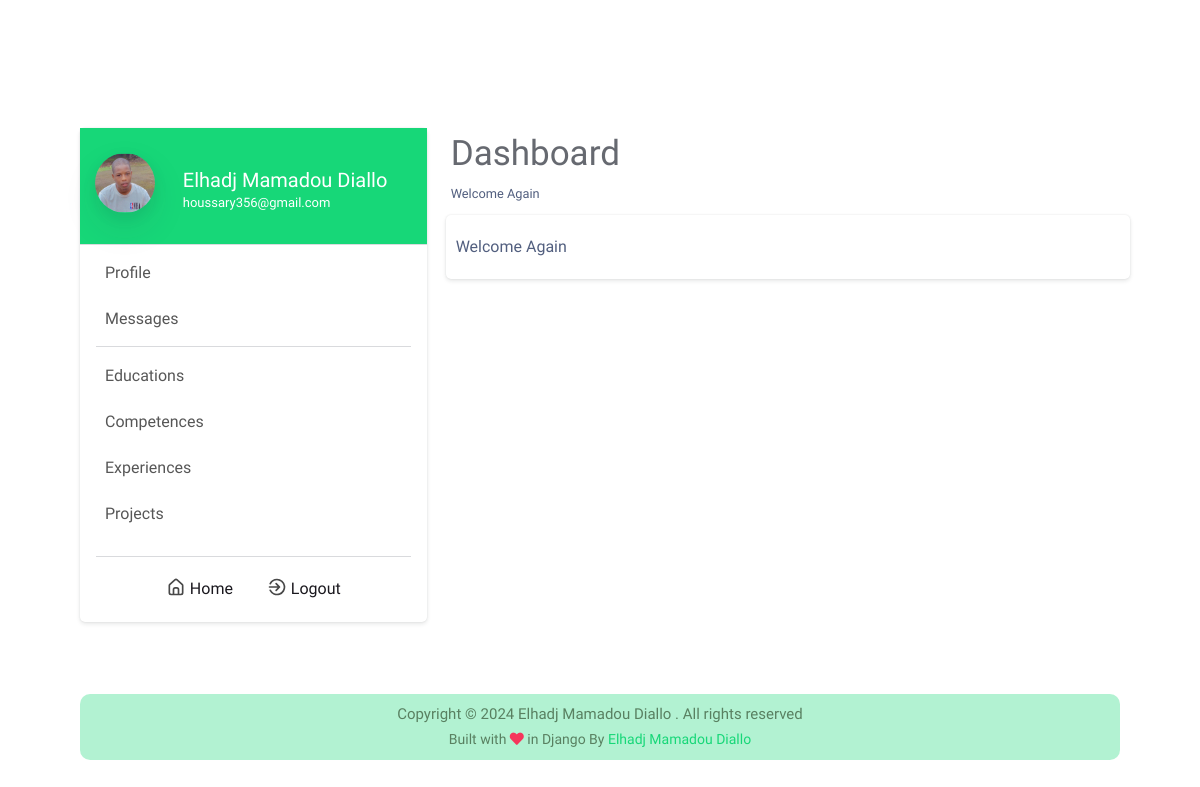
The page /dashboard/ (signed in) on the database its author committed.
### info/models.py (models this page shows, shortened)
class Information(models.Model):
    name_complete = models.CharField(max_length=50, blank=True, null=True)
    avatar = models.ImageField(upload_to="avatar/", blank=True, null=True)
    mini_about = models.TextField(blank=True, null=True)
    about = models.TextField(blank=True, null=True)
    born_date = models.DateField(blank=True, null=True)
    address = models.CharField(max_length=100, blank=True, null=True)
    phone = models.CharField(max_length=20, blank=True, null=True)
    email = models.EmailField(max_length=255, blank=True, null=True)
    cv = models.FileField(upload_to='cv', blank=True, null=True)
    github = models.URLField(blank=True, null=True)
    linkedin = models.URLField(blank=True, null=True)
    facebook = models.URLField(blank=True, null=True)
    twitter = models.URLField(blank=True, null=True)
    instagram = models.URLField(blank=True, null=True)

### dashboard/views.py (the view)
# urls.py: path('', dashboard, name='dashboard'),
@login_required()
def dashboard(request):
    template_name = 'dashboard.html'
    profile = Information.objects.first()
    return render(request, template_name, {'profile':profile, 'dashboard': True})

### dashboard/templates/dashboard.html (shortened to what this page needs)
{% extends 'base.html' %}
{% load static %}
{% block style %}
    <link type="text/css" href="{% static 'dashboard.css' %}" rel="stylesheet">
{% endblock style %}
{% block body %}
<div class="container mt-lg-8">
    <div class="row">
        <div class="col-lg-4 sidebar p-0">
            <a href="{% url 'dashboard:dashboard' %}">
                <div class="row info {% if dashboard %}dashboard-active {% else %}info-unactive{% endif %}">
                    <div class="col-2 pic">
                        <div class="profile-pic shadow" style="background-image: url('{% if profile.avatar %}{{profile.avatar.url}}{% else %}{% static 'img/default-avatar.svg' %}{% endif %}')">
                        </div>
                    </div>
                    <div class="col-10 name">
                        <h5 class="full-name">{{profile.name_complete}}</h5>
                        <p class="email">{{profile.email}}</p>
                    </div>
                </div>
            <a/>
            <hr class="m-0 mb-1">
            <ul class="sidebar-list">
                <a href="{% url 'dashboard:profile' %}">
                    <li class="{% if profile_active %}link-active{% endif %}">
                        <i class="uil uil-user dashboard-icon"></i>
                        Profile
                    </li>
                </a>
                <a href="{% url 'dashboard:messages' %}">
                    <li class="{% if messages_active %}link-active{% endif %}">
                        <i class="uil uil-envelope-download dashboard-icon"></i>
                        Messages
                    </li>
                </a>
                <hr class="sidebar-line">
                <a href="{% url 'dashboard:education' %}">
                    <li>
                        <i class="uil uil-graduation-cap dashboard-icon"></i>
                        Educations
                    </li>
                </a>
                <a href="{% url 'dashboard:profile' %}">
                    <li>
                        <i class="uil uil-award dashboard-icon"></i>
                        Competences
                    </li>
                </a>
                <a href="{% url 'dashboard:profile' %}">
                    <li>
                        <i class="uil uil-spinner-alt dashboard-icon"></i>
                        Experiences
                    </li>
                </a>
                <a href="{% url 'dashboard:projects' %}">
                    <li class="{% if projects_active %}link-active{% endif %}">
                        <i class="uil uil-folder-open dashboard-icon"></i>
                        Projects
                    </li>
                </a>
            </ul>
            <hr class="sidebar-line">
            <div class="container text-center sidebar-footer">
                <a href="{% url 'homePage' %}">
                    <img class="svg-icon-home" src="{% static 'img/home-icon.svg' %}" width='20px'>
                    Home
                </a>
                <a href="{% url 'dashboard:logout' %}" id="logout">
                    <img class="svg-icon-logout" src="{% static 'img/logout-icon.svg' %}" width='20px'>
                    Logout
                </a>
            </div>
        </div>
        <div class="col-lg-8 dashboard-content pl-lg-4">
            {% block dashboardContent %}
                <div class="dashboard-title">Dashboard</div>
                <div class=""><small>Welcome Again</small></div>
                <div class="row">
                    <div class="col-12 card">
                        <div class="">
                            <div class="">
                                <div class="">
                                    Welcome Again
                                </div>
                            </div>
                        </div>
                    </div>
                </div>
            {% endblock dashboardContent %}
        </div>
    </div>
</div>
<div class="container dash-footer my-6 py-2">
    <div class="text-center">
        <p>Copyright © {% now "Y" %} Elhadj Mamadou Diallo . All rights reserved</p>
        <p class="coder">Built with <i class="fa fa-heart text-danger"></i> in Django By <a href="https://github.com/abdlalisalmi">Elhadj Mamadou Diallo</a></p>
    </div>
</div>
{% endblock body %}

### portfolio/static/app.css (style rules this page uses)
:root { --color: #d1d8e0; --scolor: #17D778; --bg-color: #1A181E; --secondary: #2c303a; }
html { scroll-behavior: smooth; }
body { font-family: 'Maven Pro', sans-serif !important; scroll-behavior: smooth; background-color: var(--bg-color); }
p { color: #fff ; }
hr { background-color: #d1d8e04d; }
.name { color: var(--color); transition: all 0.5s; font-size: 20px; font-weight: 500; }

### portfolio/static/slider.css (style rules this page uses)
:root { --color: #d1d8e0; --color2: #d1d8e0da; --scolor: #17D778; --bg-color: #1A181E; --secondary: #2c303a; }

### portfolio/static/dashboard.css (style rules this page uses)
:root { --color: #d1d8e0; --scolor: #17D778; --bg-color: #1A181E; --secondary: #2c303a; }
* { margin: 0; padding: 0; }
body { background-color: #fff; font-family: 'Maven Pro', sans-serif !important; scroll-behavior: smooth; background-color: #fff; }
.sidebar { padding-top: 15px; border: 0 solid rgba(0,0,0,.125); box-shadow: 0 0 2px 0 rgba(22,26,33,.1), 0 2px 4px 0 rgba(22,26,33,.1); border-radius: 5px; }
.sidebar .info * { color: #000; }
.sidebar .info { padding-top: 20px; padding-bottom: 20px; margin: 0; }
.sidebar .pic { padding-top: 5px; }
.sidebar .profile-pic { border-radius: 50%; height: 60px; width: 60px; background-size: cover; background-position: center; background-blend-mode: multiply; vertical-align: middle; text-align: center; color: transparent; transition: all .3s ease; text-decoration: none; position: relative; }
.sidebar .name { padding: 10px; padding-left: 45px; padding-top: 20px; }
.sidebar .name h5, p { padding: 0; margin: 0; }
.sidebar .name .full-name { font-weight: 500; line-height: 1.5rem; text-transform: capitalize; }
.sidebar .name .email { font-size: 13px; }
.sidebar .dashboard-active { background-color: #17D778; color: #fff; margin: 0; }
.sidebar .dashboard-active * { color: #fff; }
.sidebar-list { list-style: none; font-size: 1rem; font-weight: 400; line-height: 1.5rem; text-align: left; margin:0; padding:0; padding-bottom: 15px; }
.sidebar-list li { cursor: pointer; padding: 10px 20px; color: rgba(0, 0, 0, 0.664); }
.sidebar .sidebar-line { margin: 5px; margin-left: 16px; margin-right: 16px; }
.dashboard-content .dashboard-title { font-size: 35px; margin-bottom: 0; padding-bottom: 0; color: #2c303ab9; }
.dashboard-content .card { margin: 10px; border: 0 solid rgba(0,0,0,.125); box-shadow: 0 0 2px 0 rgba(22,26,33,.1), 0 2px 4px 0 rgba(22,26,33,.1); border-radius: 5px; padding: 20px 10px 20px 10px; position: relative; display: flex; flex-direction: column; cursor: pointer; }
.dash-footer { color: #598061; background-color: #17d77754; border-radius: 10px; margin-top: 30px; }
.dash-footer p { margin: 0px; color: #598061; font-size: 15px; }
.dash-footer .coder { font-size: 14px; }
.dash-footer a { color: var(--scolor); cursor: pointer; font-weight: 500; transition: all .5s; }
.sidebar-footer { margin-top: 10px; margin-bottom: 10px; padding: 10px; }
.sidebar-footer a { color: #1A181E; margin: 5px; padding: 15px 10px; transition: all .2s ease-in-out; }
.svg-icon-home, .svg-icon-logout { padding-bottom: 5px; }
.dashboard-icon { font-size: 23px; color: #2c303ac2; padding-right: 5px; }

### rows shown on the page
Information: avatar (picture), name_complete "Elhadj Mamadou Diallo", email "houssary356@gmail.com"
